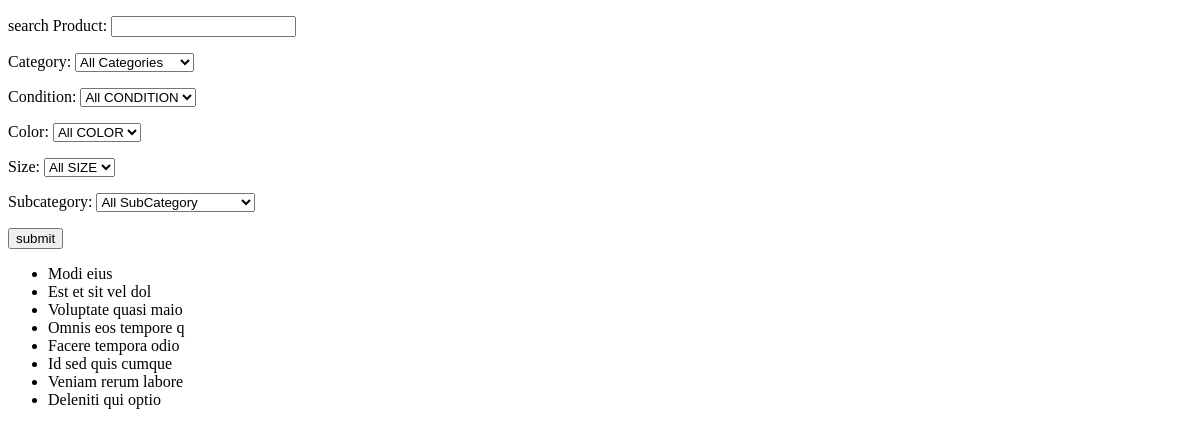
The page /Product_search_view on the database as committed earlier.
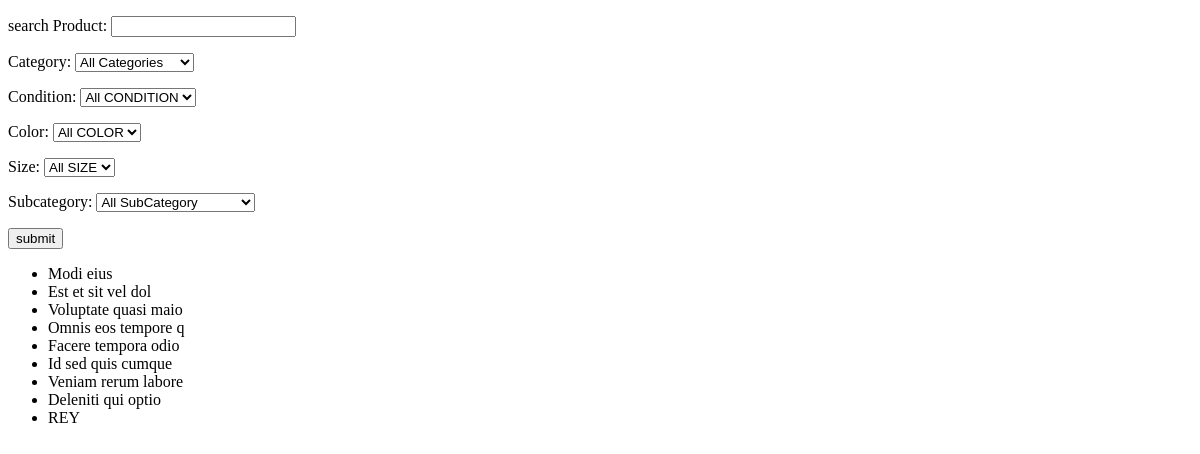
The same page on the database as committed later.
### shop_app/models.py (models this page shows, shortened)
class Product(models.Model):
    posted_by = models.ForeignKey(User, on_delete=models.CASCADE)
    title = models.CharField(max_length=20)
    category = models.ForeignKey(Category, on_delete=models.CASCADE)
    sub_category = models.ForeignKey(SubCategory, on_delete=models.CASCADE)
    super_sub_Category = models.ForeignKey(Super_SubCategory, on_delete=models.CASCADE, null=True, blank=True)
    image = models.ImageField(upload_to='Product_image/')
    image1 = models.ImageField(upload_to='Product_image1/', null=True, blank=True)
    image2 = models.ImageField(upload_to='Product_image2/', null=True, blank=True)
    image3 = models.ImageField(upload_to='Product_image3/', null=True, blank=True)
    current_price = models.DecimalField(decimal_places=2, max_digits=10)
    prev_price = models.DecimalField(decimal_places=2, max_digits=10)
    short_description = models.TextField()
    color = models.ManyToManyField(COLOR)
    Clothing_Material = models.ManyToManyField(ClothingMaterial)
    size = models.ManyToManyField(SIZE)
    top_seller = models.BooleanField(default=False)
    deals_of_the_day = models.BooleanField(default=False)
    trending_product = models.BooleanField(default=False)
    featured_product = models.BooleanField(default=False)
    condition = models.ManyToManyField(CONDITION)
    quantity = models.PositiveIntegerField()
    wish_list = models.BooleanField(default=False)
    description = models.TextField()
    created_at = models.DateTimeField(auto_now=True)
    updated_at = models.DateTimeField(auto_now=True)

### shop_app/views.py (the view)
# urls.py: path('Product_search_view',Product_search_view,name='Product_search_view'),
def Product_search_view(request) :
    form = ProductSearchForm(request.GET)
    Products=Product.objects.all()
    if form.is_valid():
        query= form.cleaned_data.get('query')
        category= form.cleaned_data.get('category')
        color= form.cleaned_data.get('color')
        sub_category = form.cleaned_data.get('sub_category')
        size= form.cleaned_data.get('size')
        condition= form.cleaned_data.get('condition')
        if query:
            product = Products.objeccts.filter(Q(title__icontains=query))
        if category:
            product = Products.filter(category=category)
        if sub_category:
            product = Products.filter(sub_category=sub_category)
        if color:
            product = Products.filter(color=color)
        if size:
            product = Products.filter(size=size)
        if condition:
            product = Products.filter(condition=condition)
    context = {
        'form': form,
        'prod' :Products
    }
    return render(request,'Product/search.html',context)

### shop_app/forms.py
class ProductSearchForm(forms.Form):
    query = forms.CharField(label='search Product',max_length=100,required=False)
    category = forms.ModelChoiceField(queryset=Category.objects.all(),empty_label='All Categories',required=False)
    CONDITION = forms.ModelChoiceField(queryset=CONDITION.objects.all(),empty_label='All CONDITION',required=False)
    COLOR = forms.ModelChoiceField(queryset=COLOR.objects.all(),empty_label='All COLOR',required=False)
    SIZE = forms.ModelChoiceField(queryset=SIZE.objects.all(),empty_label='All SIZE',required=False)
    SubCategory = forms.ModelChoiceField(queryset=SubCategory.objects.all(),empty_label='All SubCategory',required=False)

### shop_app/context_processor.py (called while the page is built)
def menu_context(request):
    categories = Category.objects.prefetch_related('subcategory_set__super_subcategory_set').all()
    return {'menu_category': categories}

### shop_app/models.py (called while the page is built)
    def __str__(self):
        return str(self.title)

    def __str__(self):
        return str(self.title)

    def __str__(self):
        return str(self.title)

    def __str__(self):
        return str(self.title)

    def __str__(self):
        return str(f' {self.title},{self.Catagory}')

### templates/Product/search.html (shortened to what this page needs)
<!DOCTYPE html>
<html lang="en">
<head>
</head>
<body>
<form action="get">
{{ form.as_p }}
<button>submit</button>
<ul>
    {% for i in prod %}
    <li>
    {{i.title}}
    </li>
    {% endfor %}
</ul>
</form>
</body>
</html>

Rows that differ between the two databases and show on the page:
added Product: title "REY"
